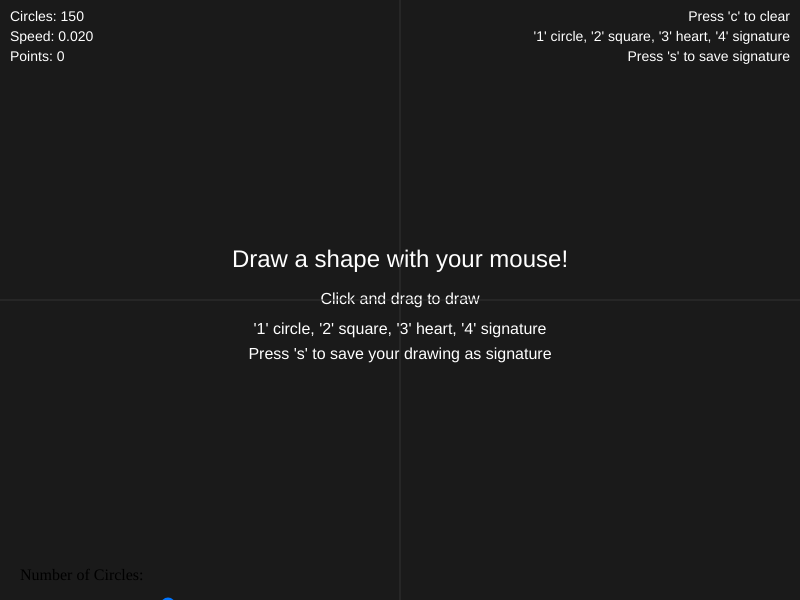
Frame 1 (no input)
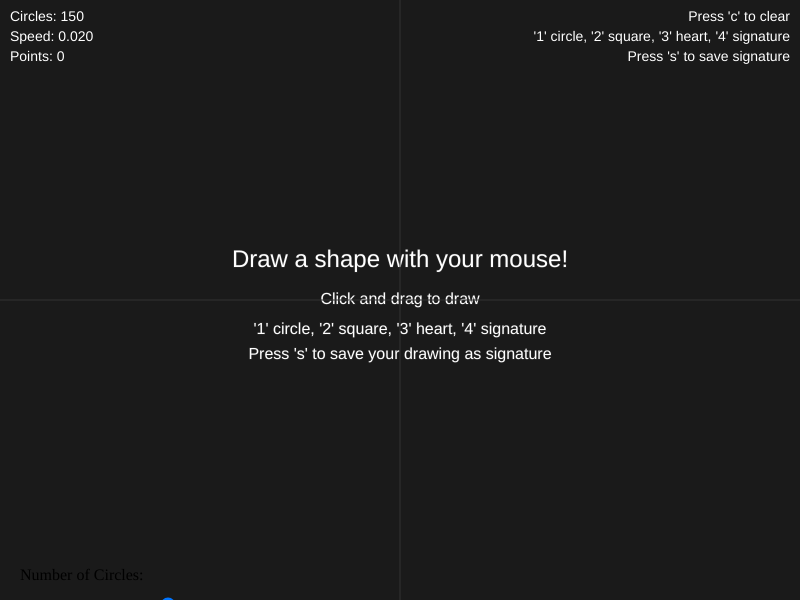
Frame 60 (no input)
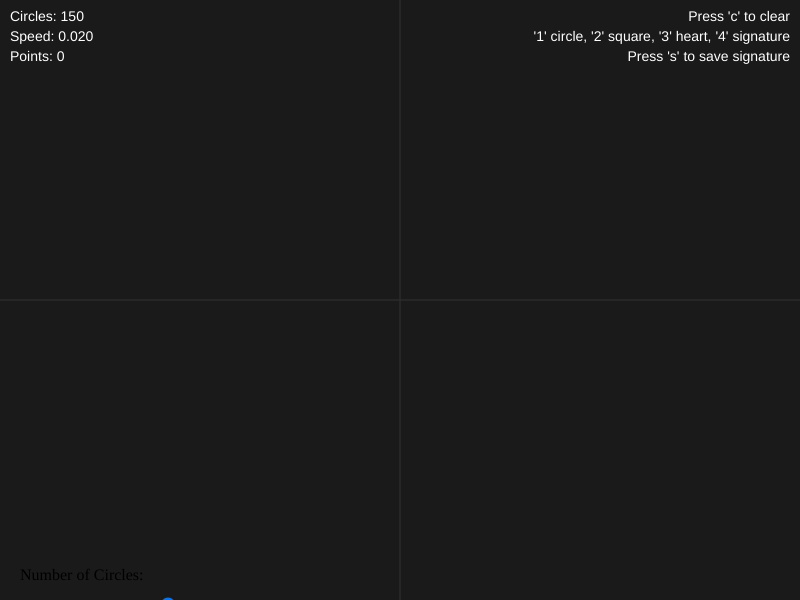
Frame 120 (the mouse pressed at the canvas centre since frame 60)

The p5.js sketch that drew these frames (run headless with seeded random() and noise() and a simulated clock; from frame 60 on, the mouse is pressed at the canvas centre):

// p5.js sketch
// ── sketch.js
// Phase 1: Mouse Drawing with Point Resampling + Sliders

let userPoints = [];        // Raw points from mouse
let resampledPoints = [];   // Evenly spaced points
let fourierComponents = [];
let time = 0;
let path = [];

let isDrawing = false;
let hasDrawing = false;

// UI State
let numCircles = 150;       // How many epicycles to show
let speed = 0.02;           // Animation speed

// UI Elements
let circleSlider;
let speedSlider;

function setup() {
  createCanvas(800, 600);
  frameRate(60);

  circleLabel = createP("Number of Circles: ");
  circleLabel.position(20, height - 50);

  circleSlider = createSlider(1, 200, 150, 1);
  circleSlider.position(20, height - 5);
  circleSlider.style('width', '200px');
  
  speedLabel = createP("Animation Speed:");
  speedLabel.position(20, height + 25);

  speedSlider = createSlider(0.005, 0.05, 0.02, 0.005);
  speedSlider.position(20, height + 70);
  speedSlider.style('width', '200px');

  console.log("Phase 1: Mouse Drawing Mode");
  console.log("Instructions:");
  console.log("  - Click and drag to draw");
  console.log("  - Release to compute Fourier transform");
  console.log("  - Press 'c' to clear");
  console.log("  - Press '1' for circle preset");
  console.log("  - Press '2' for square preset");
  console.log("  - Use sliders to adjust circles and speed");
}

function draw() {
  // Read slider values
  numCircles = circleSlider.value();
  speed = speedSlider.value();
  
  background(26, 26, 26);

// If no drawing yet --> display instruction text
if (!hasDrawing && !isDrawing) {
    fill(255);
    textAlign(CENTER, CENTER);
    textSize(24);
    text("Draw a shape with your mouse!", width / 2, height / 2 - 40);
    textSize(16);
    text("Click and drag to draw", width / 2, height / 2);
    text("'1' circle, '2' square, '3' heart, '4' signature", width / 2, height / 2 + 30);
    text("Press 's' to save your drawing as signature", width / 2, height / 2 + 55);
  }
  translate(width / 2, height / 2); // Moves (0,0) to center instead of top left corner
  
  // Draw axes
  stroke(50);
  strokeWeight(1);
  line(-width/2, 0, width/2, 0);
  line(0, -height/2, 0, height/2);
  
  // Show and create vertecies of the drawing in progress
  if (isDrawing && userPoints.length > 0) {
    stroke(100, 200, 255);
    strokeWeight(3);
    noFill();
    beginShape();
    for (let point of userPoints) {
      vertex(point.re, point.im);
    }
    endShape(); // Creates a custom shape
  }
  
  // Show resampled points
  if (resampledPoints.length > 0 && !isDrawing) {
    // Draw resampled points as small dots
    fill(255, 255, 0, 100);
    noStroke();
    for (let point of resampledPoints) {
      circle(point.re, point.im, 3);
    }
  }
  
  // Animate epicycles if we have a drawing
  if (hasDrawing && fourierComponents.length > 0) {
    // Draw epicycles
    let endpoint = drawEpicycles(0, 0, time, numCircles);
    
    // Add to path
    path.unshift({ x: endpoint.x, y: endpoint.y });
    if (path.length > 500) {
      path.pop();
    }
    
    // Draw traced path
    stroke(255, 100, 100);
    strokeWeight(3);
    noFill();
    beginShape();
    for (let point of path) {
      vertex(point.x, point.y);
    }
    endShape();
    
    // Draw current position dot
    fill(255, 50, 50);
    noStroke();
    circle(endpoint.x, endpoint.y, 8);
    
    time += speed;
  }
  
  // Draw UI info
  drawUI();
}

// ============================================
// MOUSE INTERACTION
// ============================================

function mousePressed() {
  // Only start drawing if inside canvas
  if (mouseX > 0 && mouseX < width && mouseY > 0 && mouseY < height) {
    isDrawing = true;
    userPoints = [];
    hasDrawing = false;
    
    // Add first point (centered coordinate system)
    userPoints.push({
      re: mouseX - width / 2,
      im: mouseY - height / 2
    });
  }
}

function mouseDragged() {
  if (isDrawing) {
    // Add point (centered coordinate system)
    let x = mouseX - width / 2;
    let y = mouseY - height / 2;
    
    // Only add if it's far enough from last point (reduces redundant points)
    let lastPoint = userPoints[userPoints.length - 1];
    let distance = dist(x, y, lastPoint.re, lastPoint.im);
    
    if (distance > 5) {  // Minimum 5 pixels between points
      userPoints.push({ re: x, im: y });
    }
  }
}

function mouseReleased() {
  if (isDrawing && userPoints.length > 10) {
    isDrawing = false;
    
    console.log("\n=== Drawing Complete ===");
    console.log("Raw points collected:", userPoints.length);
    
    // Step 1: Close the path (connect end to start)
    closePath();
    
    // Step 2: Resample to get evenly spaced points
    resampledPoints = resamplePath(userPoints, 300);  // Target 300 points
    console.log("Resampled points:", resampledPoints.length);
    
    // Step 3: Center the drawing
    centerPoints();
    
    // Step 4: Compute Fourier transform
    fourierComponents = dft(resampledPoints);
    
    // Step 5: Show top frequencies
    let sorted = [...fourierComponents].sort((a, b) => b.amp - a.amp);
    console.log("Top 5 frequency components:");
    for (let i = 0; i < 5; i++) {
      console.log(`  Frequency ${sorted[i].freq}: amplitude = ${sorted[i].amp.toFixed(2)}`);
    }
    
    hasDrawing = true;
    time = 0;
    path = [];
  } else if (isDrawing) {
    // Drawing too short, cancel it
    isDrawing = false;
    userPoints = [];
  }
}

// ============================================
// KEYBOARD CONTROLS
// ============================================

function keyPressed() {
  if (key === 'c' || key === 'C') {
    // Clear drawing
    userPoints = [];
    resampledPoints = [];
    fourierComponents = [];
    path = [];
    hasDrawing = false;
    time = 0;
    console.log("Drawing cleared");
  } else if (key === '1') {
    // Circle preset
    loadCirclePreset();
  } else if (key === '2') {
    // Square preset
    loadSquarePreset();
  } else if (key === '3') {
    // Heart preset - NEW!
    loadHeartPreset();
  } else if (key === '4') {
    // Signature preset - THIS NEEDS TO BE HERE
    loadSignaturePreset();
  } else if (key === 's' || key === 'S') {
    // Save current drawing as signature - NEW!
    saveAsSignature();
  }
}

// ============================================
// POINT PROCESSING
// ============================================

function closePath() {
  // Connect last point to first point with interpolated points
  let first = userPoints[0];
  let last = userPoints[userPoints.length - 1];
  let distance = dist(first.re, first.im, last.re, last.im);
  
  // If endpoints are far apart, interpolate between them
  if (distance > 10) {
    let steps = Math.floor(distance / 5);
    for (let i = 1; i <= steps; i++) {
      let t = i / (steps + 1);
      userPoints.push({
        re: lerp(last.re, first.re, t), // Linear Interpolation - value between two numbers (last and first) based on percentage (t)
        im: lerp(last.im, first.im, t)
      });
    }
  }
}

// Spreads out the points on the shape into targetCount amount that are equally spaced
function resamplePath(points, targetCount) {
  if (points.length < 2) return points;
  
  // Calculate total path length
  let totalLength = 0;
  for (let i = 1; i < points.length; i++) {
    let d = dist(points[i].re, points[i].im, points[i-1].re, points[i-1].im);
    totalLength += d;
  }
  
  // Target spacing between points that is equal
  let spacing = totalLength / targetCount;
  
  let resampled = [];
  resampled.push(points[0]);  // Always include first point
  
  let accumulatedDist = 0;
  let targetDist = spacing;
  
  for (let i = 1; i < points.length; i++) {
    let prevPoint = points[i - 1];
    let currPoint = points[i];
    let segmentLength = dist(currPoint.re, currPoint.im, prevPoint.re, prevPoint.im);
    
    accumulatedDist += segmentLength;
    
    // Add points along this segment if needed
    while (accumulatedDist >= targetDist && resampled.length < targetCount) {
      // How far along this segment should the new point be?
      let overshoot = accumulatedDist - targetDist;
      let ratio = 1 - (overshoot / segmentLength);
      
      resampled.push({
        re: lerp(prevPoint.re, currPoint.re, ratio),
        im: lerp(prevPoint.im, currPoint.im, ratio)
      });
      
      targetDist += spacing;
    }
  }
  
  // Ensure we have exactly targetCount points by keep adding the last point 
  while (resampled.length < targetCount) {
    resampled.push(points[points.length - 1]);
  }
  
  return resampled.slice(0, targetCount);
}

function centerPoints() {
  // Find centroid
  let sumX = 0;
  let sumY = 0;
  for (let point of resampledPoints) {
    sumX += point.re;
    sumY += point.im;
  }
  let centerX = sumX / resampledPoints.length;
  let centerY = sumY / resampledPoints.length;
  
  // Translate all points
  for (let point of resampledPoints) {
    point.re -= centerX;
    point.im -= centerY;
  }
  
  console.log(`Centered drawing (offset: ${centerX.toFixed(1)}, ${centerY.toFixed(1)})`);
}

// ============================================
// PRESETS
// ============================================

function loadCirclePreset() {
  console.log("\n=== Loading Circle Preset ===");
  const numPoints = 100;
  const radius = 150;
  
  resampledPoints = [];
  for (let i = 0; i < numPoints; i++) {
    const angle = (i / numPoints) * TWO_PI;
    resampledPoints.push({
      re: cos(angle) * radius,
      im: sin(angle) * radius
    });
  }
  
  fourierComponents = dft(resampledPoints);
  hasDrawing = true;
  time = 0;
  path = [];
  
  let sorted = [...fourierComponents].sort((a, b) => b.amp - a.amp);
  console.log("Top 5 frequency components:");
  for (let i = 0; i < 5; i++) {
    console.log(`  Frequency ${sorted[i].freq}: amplitude = ${sorted[i].amp.toFixed(2)}`);
  }
}

function loadSquarePreset() {
  console.log("\n=== Loading Square Preset ===");
  const numPoints = 200;
  const size = 150;
  
  resampledPoints = [];
  for (let i = 0; i < numPoints; i++) {
    const t = i / numPoints;
    let x, y;
    
    if (t < 0.25) {
      x = map(t, 0, 0.25, -size, size);
      y = -size;
    } else if (t < 0.5) {
      x = size;
      y = map(t, 0.25, 0.5, -size, size);
    } else if (t < 0.75) {
      x = map(t, 0.5, 0.75, size, -size);
      y = size;
    } else {
      x = -size;
      y = map(t, 0.75, 1, size, -size);
    }
    
    resampledPoints.push({ re: x, im: y });
  }
  
  fourierComponents = dft(resampledPoints);
  hasDrawing = true;
  time = 0;
  path = [];
  
  let sorted = [...fourierComponents].sort((a, b) => b.amp - a.amp);
  console.log("Top 5 frequency components:");
  for (let i = 0; i < 5; i++) {
    console.log(`  Frequency ${sorted[i].freq}: amplitude = ${sorted[i].amp.toFixed(2)}`);
  }
}

function loadHeartPreset() {
    console.log("\n=== Loading Heart Preset ===");
    const numPoints = 200;
    const scale = 8;  // Size of the heart
    
    resampledPoints = [];
    for (let i = 0; i < numPoints; i++) {
      const t = (i / numPoints) * TWO_PI;
      
      // Parametric heart equation
      // x = 16sin³(t)
      // y = 13cos(t) - 5cos(2t) - 2cos(3t) - cos(4t)
      let x = 16 * pow(sin(t), 3);
      let y = 13 * cos(t) - 5 * cos(2 * t) - 2 * cos(3 * t) - cos(4 * t);
      
      // Flip vertically (hearts point down in math, we want up)
      y = -y;
      
      resampledPoints.push({ 
        re: x * scale, 
        im: y * scale 
      });
    }
    
    fourierComponents = dft(resampledPoints);
    hasDrawing = true;
    time = 0;
    path = [];
    
    let sorted = [...fourierComponents].sort((a, b) => b.amp - a.amp);
    console.log("Top 5 frequency components:");
    for (let i = 0; i < 5; i++) {
      console.log(`  Frequency ${sorted[i].freq}: amplitude = ${sorted[i].amp.toFixed(2)}`);
    }
  }

  function saveAsSignature() {
    if (resampledPoints.length > 0) {
      console.log("\n=== Saving Signature ===");
      console.log("Copy this array and paste it into loadSignaturePreset():");
      console.log("\nconst signatureData = [");
      
      // Print in a format you can copy-paste
      for (let i = 0; i < resampledPoints.length; i++) {
        let point = resampledPoints[i];
        console.log(`  {re: ${point.re.toFixed(2)}, im: ${point.im.toFixed(2)}},`);
      }
      console.log("];");
      console.log("\nCopy everything between the [ ] brackets!");
    } else {
      console.log("Draw something first, then press 's' to save!");
    }
  }

  function loadSignaturePreset() {
    console.log("\n=== Loading Signature Preset ===");
    
    const signatureData = [
    {re: -11.10, im: -66.03},
    {re: -16.35, im: -71.59},
    {re: -21.65, im: -77.07},
    {re: -27.63, im: -81.85},
    {re: -34.27, im: -85.61},
    {re: -41.31, im: -88.63},
    {re: -48.08, im: -92.21},
    {re: -55.03, im: -95.34},
    {re: -62.50, im: -96.93},
    {re: -69.65, im: -99.65},
    {re: -76.97, im: -101.80},
    {re: -84.29, im: -104.03},
    {re: -91.95, im: -104.15},
    {re: -99.55, im: -105.03},
    {re: -107.21, im: -105.03},
    {re: -114.87, im: -105.03},
    {re: -122.54, im: -105.03},
    {re: -130.20, im: -105.03},
    {re: -137.86, im: -105.03},
    {re: -145.52, im: -105.03},
    {re: -153.19, im: -105.03},
    {re: -160.83, im: -104.78},
    {re: -168.40, im: -103.57},
    {re: -175.75, im: -101.47},
    {re: -182.90, im: -98.71},
    {re: -190.01, im: -95.86},
    {re: -197.24, im: -93.31},
    {re: -204.00, im: -89.84},
    {re: -211.34, im: -87.73},
    {re: -218.26, im: -84.45},
    {re: -225.43, im: -81.80},
    {re: -231.76, im: -77.49},
    {re: -237.74, im: -72.71},
    {re: -243.48, im: -67.64},
    {re: -249.30, im: -62.67},
    {re: -253.60, im: -56.40},
    {re: -257.86, im: -50.11},
    {re: -260.81, im: -43.03},
    {re: -263.73, im: -35.95},
    {re: -266.16, im: -28.69},
    {re: -267.10, im: -21.12},
    {re: -267.10, im: -13.46},
    {re: -267.10, im: -5.79},
    {re: -266.95, im: 1.86},
    {re: -265.18, im: 9.27},
    {re: -262.33, im: 16.39},
    {re: -259.25, im: 23.39},
    {re: -255.31, im: 29.96},
    {re: -249.95, im: 35.29},
    {re: -243.41, im: 39.25},
    {re: -236.12, im: 41.47},
    {re: -228.50, im: 41.97},
    {re: -220.84, im: 41.97},
    {re: -213.17, im: 41.97},
    {re: -205.55, im: 41.55},
    {re: -198.14, im: 39.66},
    {re: -190.94, im: 37.04},
    {re: -183.71, im: 34.51},
    {re: -176.92, im: 31.02},
    {re: -169.94, im: 27.89},
    {re: -163.04, im: 24.55},
    {re: -156.43, im: 20.84},
    {re: -150.45, im: 16.06},
    {re: -144.02, im: 11.91},
    {re: -138.13, im: 7.00},
    {re: -132.09, im: 2.30},
    {re: -126.17, im: -2.41},
    {re: -121.60, im: -8.52},
    {re: -116.81, im: -14.46},
    {re: -112.24, im: -20.60},
    {re: -106.54, im: -25.67},
    {re: -101.08, im: -31.04},
    {re: -95.51, im: -36.29},
    {re: -89.53, im: -41.08},
    {re: -83.20, im: -45.37},
    {re: -77.11, im: -50.01},
    {re: -70.16, im: -53.19},
    {re: -63.09, im: -55.83},
    {re: -55.85, im: -58.23},
    {re: -48.30, im: -59.58},
    {re: -40.68, im: -60.03},
    {re: -33.02, im: -60.03},
    {re: -25.36, im: -60.03},
    {re: -23.93, im: -58.14},
    {re: -30.47, im: -54.15},
    {re: -37.23, im: -50.57},
    {re: -44.35, im: -47.73},
    {re: -51.05, im: -44.05},
    {re: -58.09, im: -41.03},
    {re: -59.15, im: -37.84},
    {re: -51.64, im: -37.03},
    {re: -43.98, im: -37.03},
    {re: -44.76, im: -30.80},
    {re: -52.03, im: -28.38},
    {re: -59.24, im: -25.84},
    {re: -66.79, im: -24.58},
    {re: -74.28, im: -22.98},
    {re: -81.56, im: -20.64},
    {re: -89.05, im: -19.18},
    {re: -83.73, im: -17.29},
    {re: -76.27, im: -15.55},
    {re: -68.67, im: -14.66},
    {re: -61.04, im: -14.01},
    {re: -53.57, im: -12.29},
    {re: -46.07, im: -10.74},
    {re: -38.49, im: -9.59},
    {re: -30.92, im: -8.43},
    {re: -26.58, im: -3.46},
    {re: -31.14, im: 1.50},
    {re: -37.54, im: 5.69},
    {re: -44.39, im: 9.12},
    {re: -51.24, im: 12.55},
    {re: -58.55, im: 14.82},
    {re: -65.75, im: 17.39},
    {re: -73.20, im: 19.19},
    {re: -74.22, im: 17.67},
    {re: -67.86, im: 13.43},
    {re: -60.79, im: 10.49},
    {re: -53.64, im: 7.75},
    {re: -46.78, im: 4.32},
    {re: -39.64, im: 1.55},
    {re: -32.72, im: -1.71},
    {re: -25.74, im: -4.84},
    {re: -19.47, im: -9.21},
    {re: -13.38, im: -13.84},
    {re: -6.91, im: -17.94},
    {re: -0.39, im: -21.97},
    {re: 5.77, im: -26.49},
    {re: 11.71, im: -31.32},
    {re: 17.88, im: -35.86},
    {re: 23.70, im: -40.85},
    {re: 29.51, im: -45.84},
    {re: 35.03, im: -51.15},
    {re: 40.45, im: -56.57},
    {re: 46.28, im: -61.45},
    {re: 53.42, im: -63.93},
    {re: 60.94, im: -65.37},
    {re: 68.33, im: -67.03},
    {re: 75.78, im: -65.73},
    {re: 83.23, im: -63.98},
    {re: 90.78, im: -62.73},
    {re: 98.12, im: -60.58},
    {re: 105.70, im: -59.49},
    {re: 113.20, im: -58.08},
    {re: 120.57, im: -55.98},
    {re: 127.94, im: -53.87},
    {re: 135.31, im: -51.77},
    {re: 142.51, im: -49.18},
    {re: 149.68, im: -46.48},
    {re: 156.94, im: -44.02},
    {re: 164.32, im: -41.95},
    {re: 171.86, im: -40.58},
    {re: 179.43, im: -39.46},
    {re: 187.07, im: -39.03},
    {re: 194.73, im: -39.03},
    {re: 201.53, im: -37.90},
    {re: 194.26, im: -35.48},
    {re: 186.92, im: -33.28},
    {re: 179.49, im: -31.42},
    {re: 172.12, im: -29.36},
    {re: 164.91, im: -26.78},
    {re: 157.48, im: -24.89},
    {re: 150.21, im: -22.46},
    {re: 142.72, im: -20.90},
    {re: 135.19, im: -19.48},
    {re: 127.69, im: -17.95},
    {re: 120.37, im: -15.72},
    {re: 112.85, im: -14.22},
    {re: 105.62, im: -11.77},
    {re: 98.08, im: -10.39},
    {re: 91.23, im: -7.22},
    {re: 87.80, im: -5.03},
    {re: 95.47, im: -5.03},
    {re: 103.13, im: -5.03},
    {re: 110.75, im: -5.58},
    {re: 118.37, im: -6.43},
    {re: 126.00, im: -7.03},
    {re: 133.63, im: -7.37},
    {re: 141.23, im: -8.03},
    {re: 148.89, im: -8.03},
    {re: 156.55, im: -8.03},
    {re: 164.22, im: -8.03},
    {re: 158.02, im: -7.03},
    {re: 150.36, im: -7.03},
    {re: 142.70, im: -7.03},
    {re: 135.11, im: -6.27},
    {re: 128.48, im: -2.60},
    {re: 123.06, im: 2.82},
    {re: 117.24, im: 7.75},
    {re: 111.13, im: 12.35},
    {re: 105.13, im: 17.08},
    {re: 98.66, im: 21.19},
    {re: 92.84, im: 26.17},
    {re: 86.63, im: 30.66},
    {re: 80.57, im: 35.31},
    {re: 75.15, im: 40.73},
    {re: 68.15, im: 43.79},
    {re: 61.29, im: 47.12},
    {re: 55.01, im: 51.51},
    {re: 48.57, im: 55.64},
    {re: 42.13, im: 59.73},
    {re: 35.21, im: 62.99},
    {re: 28.73, im: 67.09},
    {re: 21.72, im: 69.81},
    {re: 14.99, im: 73.37},
    {re: 7.92, im: 76.33},
    {re: 0.72, im: 78.95},
    {re: -6.52, im: 81.45},
    {re: -13.77, im: 83.93},
    {re: -20.99, im: 86.51},
    {re: -28.13, im: 89.27},
    {re: -35.37, im: 91.68},
    {re: -42.86, im: 93.28},
    {re: -50.27, im: 95.23},
    {re: -57.64, im: 97.28},
    {re: -64.94, im: 99.51},
    {re: -72.33, im: 101.53},
    {re: -78.54, im: 102.49},
    {re: -72.72, im: 97.51},
    {re: -66.17, im: 93.58},
    {re: -59.18, im: 90.45},
    {re: -52.52, im: 86.65},
    {re: -45.85, im: 82.90},
    {re: -38.51, im: 80.70},
    {re: -31.68, im: 77.33},
    {re: -25.29, im: 73.10},
    {re: -17.96, im: 70.91},
    {re: -11.11, im: 67.48},
    {re: -4.25, im: 64.05},
    {re: 2.73, im: 60.91},
    {re: 9.50, im: 57.35},
    {re: 16.06, im: 53.38},
    {re: 22.78, im: 49.74},
    {re: 29.34, im: 45.94},
    {re: 35.27, im: 41.08},
    {re: 40.65, im: 35.68},
    {re: 46.14, im: 30.39},
    {re: 52.05, im: 25.52},
    {re: 58.89, im: 22.31},
    {re: 66.11, im: 19.97},
    {re: 72.93, im: 22.00},
    {re: 78.35, im: 27.42},
    {re: 83.18, im: 33.35},
    {re: 88.12, im: 39.19},
    {re: 93.24, im: 44.81},
    {re: 96.81, im: 51.51},
    {re: 101.45, im: 57.61},
    {re: 106.43, im: 63.43},
    {re: 111.65, im: 69.02},
    {re: 116.15, im: 75.22},
    {re: 121.57, im: 80.64},
    {re: 126.99, im: 86.06},
    {re: 133.15, im: 90.52},
    {re: 138.97, im: 95.48},
    {re: 145.11, im: 99.92},
    {re: 152.25, im: 102.68},
    {re: 159.59, im: 104.88},
    {re: 167.02, im: 106.75},
    {re: 174.46, im: 108.61},
    {re: 181.76, im: 110.93},
    {re: 189.33, im: 111.97},
    {re: 196.99, im: 111.97},
    {re: 204.66, im: 111.97},
    {re: 212.32, im: 111.97},
    {re: 209.13, im: 108.20},
    {re: 203.12, im: 103.45},
    {re: 197.12, im: 98.69},
    {re: 191.11, im: 93.94},
    {re: 185.10, im: 89.19},
    {re: 179.09, im: 84.43},
    {re: 173.08, im: 79.68},
    {re: 167.07, im: 74.92},
    {re: 161.06, im: 70.17},
    {re: 155.05, im: 65.41},
    {re: 149.04, im: 60.66},
    {re: 143.03, im: 55.90},
    {re: 137.02, im: 51.15},
    {re: 131.01, im: 46.40},
    {re: 125.00, im: 41.64},
    {re: 118.99, im: 36.89},
    {re: 112.98, im: 32.13},
    {re: 106.97, im: 27.38},
    {re: 100.96, im: 22.62},
    {re: 94.95, im: 17.87},
    {re: 88.94, im: 13.11},
    {re: 82.93, im: 8.36},
    {re: 76.92, im: 3.61},
    {re: 70.91, im: -1.15},
    {re: 64.90, im: -5.90},
    {re: 58.89, im: -10.66},
    {re: 52.88, im: -15.41},
    {re: 46.87, im: -20.17},
    {re: 40.86, im: -24.92},
    {re: 34.85, im: -29.68},
    {re: 28.84, im: -34.43},
    {re: 22.83, im: -39.18},
    {re: 16.82, im: -43.94},
    {re: 10.81, im: -48.69},
    {re: 4.80, im: -53.45},
    {re: -1.21, im: -58.20}
    ];
    
    if (signatureData.length === 0) {
      console.log("No signature saved yet! Draw your signature and press 's' to save it.");
      return;
    }
    
    resampledPoints = signatureData;
    fourierComponents = dft(resampledPoints);
    hasDrawing = true;
    time = 0;
    path = [];
    
    let sorted = [...fourierComponents].sort((a, b) => b.amp - a.amp);
    console.log("Top 5 frequency components:");
    for (let i = 0; i < 5; i++) {
      console.log(`  Frequency ${sorted[i].freq}: amplitude = ${sorted[i].amp.toFixed(2)}`);
    }
  }

// ============================================
// DFT 
// ============================================

function dft(points) {
    const N = points.length;
    const components = [];
    
    for (let k = 0; k < N; k++) {
      let re = 0;
      let im = 0;
      
      for (let n = 0; n < N; n++) {
        const angle = k * TWO_PI * n / N;
        re += points[n].re * cos(angle) + points[n].im * sin(angle);
        im += -points[n].re * sin(angle) + points[n].im * cos(angle);
      }
      
      re = re / N;
      im = im / N;
      
      let amp = sqrt(re * re + im * im);
      let phase = atan2(im, re);
      
      // CRITICAL FIX: Remap frequencies so they're centered around 0
      // Instead of 0, 1, 2, ... N-1
      // We want: -N/2, ..., -1, 0, 1, ..., N/2
      let freq = k;
      if (k > N / 2) {
        freq = k - N;  // Map high frequencies to negative
      }
      
      components.push({ re, im, freq, amp, phase });
    }
    
    return components;
  }

// ============================================
// EPICYCLE DRAWING
// ============================================

function drawEpicycles(x, y, rotation, maxCircles) {
  let currentX = x;
  let currentY = y;
  
  // STEP 1: Sort by amplitude to find the most important frequencies
  let sortedByAmp = [...fourierComponents].sort((a, b) => b.amp - a.amp);
  
  // STEP 2: Take only the top maxCircles
  let topComponents = sortedByAmp.slice(0, maxCircles);
  
  // STEP 3: Re-sort by frequency for correct reconstruction
  let sorted = topComponents.sort((a, b) => a.freq - b.freq);
  
  for (let i = 0; i < sorted.length; i++) {
    let prevX = currentX;
    let prevY = currentY;
    
    let freq = sorted[i].freq;
    let radius = sorted[i].amp;
    let phase = sorted[i].phase;
    let angle = freq * rotation + phase;
    
    // Draw circle if radius is significant
    if (radius > 1) {
      noFill();
      stroke(255, 255, 255, 30);
      strokeWeight(1);
      circle(prevX, prevY, radius * 2);
      
      // Draw rotating vector
      stroke(255, 255, 255, 100);
      strokeWeight(1);
      line(prevX, prevY, prevX + radius * cos(angle), prevY + radius * sin(angle));
    }
    
    currentX += radius * cos(angle);
    currentY += radius * sin(angle);
  }
  
  return { x: currentX, y: currentY };
}

// ============================================
// UI
// ============================================

function drawUI() {
  push();
  resetMatrix();
  
  fill(255);
  noStroke();
  textAlign(LEFT, TOP);
  textSize(14);
  
  text(`Circles: ${numCircles}`, 10, 10);
  text(`Speed: ${speed.toFixed(3)}`, 10, 30);
  text(`Points: ${resampledPoints.length}`, 10, 50);
  
    // Slider labels
//   textAlign(LEFT, TOP);
//   text('Number of Circles:', 10, height - 10);
//   text('Animation Speed:', 10, height - 50);
  
  textAlign(RIGHT, TOP);
  text("Press 'c' to clear", width - 10, 10);
  text("'1' circle, '2' square, '3' heart, '4' signature", width - 10, 30);
  text("Press 's' to save signature", width - 10, 50);
  
  pop();
}
// ── style.css
body {
  margin: 0;
  padding: 20px;
  padding-bottom: 140px;  /* Space for sliders below canvas */
  display: flex;
  flex-direction: column;
  align-items: center;
  font-family: 'Arial', sans-serif;
  background-color: #1a1a1a;
  color: #ffffff;
}

h1 {
  margin-bottom: 20px;
  font-size: 24px;
}

canvas {
  border: 2px solid #444;
  border-radius: 8px;
  display: block;  /* Removes extra space below canvas */
}

/* Style the sliders */
input[type="range"] {
  -webkit-appearance: none;
  appearance: none;
  background: #444;
  outline: none;
  border-radius: 5px;
  height: 6px;
}

input[type="range"]::-webkit-slider-thumb {
  -webkit-appearance: none;
  appearance: none;
  width: 18px;
  height: 18px;
  background: #64b5f6;
  cursor: pointer;
  border-radius: 50%;
}

input[type="range"]::-moz-range-thumb {
  width: 18px;
  height: 18px;
  background: #64b5f6;
  cursor: pointer;
  border-radius: 50%;
  border: none;
}
